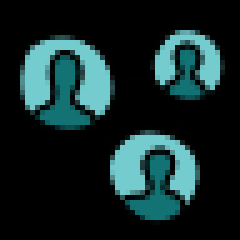
#> input picture icopng/icons8-ネットワーク-48.png, 48 x 48 px (shown 5 times larger); its folder holds only this picture in this run
$ jupyter execute --allow-errors multiprocess_map_cpubound_test.ipynb
#> lines starting #> are read from the running program, lines starting #| are printed output that depends on the picture
### multiprocess_test.py

import logging

logging.basicConfig(filename = f'multiprocess_test_py.log', encoding='utf-8', level=logging.DEBUG)
import numpy as np
import cv2
from multiprocessing import Pool, cpu_count
import sys
from PIL import Image

logging.info('process start')

save_base_path = 'gaussian_filtered_nparrays/'
# 結果保存用のリストを初期化
results = [[0, 0] for _ in range(11)]

# 引数をリストで受け取るラッパー
def wrap_save_npy(args):
    return _save_npy(*args)

#　実際のprocess処理
def _save_npy(path, type_name, num):
    global results
    logging.info(f'path = {path}')
    print(f'path = {path}')
    #pngデータをopencvでロード
    im = cv2.imread(path)
    # わざとCPUバウンドの処理を入れる
    im_calc = Image.open(path).convert('L')
    im_calc = np.array(im)
    im_calc = im_calc.astype(np.float64)
    i = 6
    im_b = im_calc
    for _ in range(i):
        im_a = im_calc+np.var(im_calc)
        im_b = im_calc-np.var(im_b)
        im_calc = np.cov(im_b, im_a)
    x = np.argsort(im_calc.flatten())
    # 処理結果をglobalの結果ファイルに代入する
    results[num][0] = num
    results[num][1] = len(x)
    #pngのファイル名 + フォルダ名を.npyファイルのファイル名にする
    file_name = path.split('\\')[-1].split('.png')[0]
    save_path = save_base_path + file_name + '_' + type_name
    #全てのnpyファイルを同じフォルダに格納
    np.save(save_path, im)
    return save_path, results, num
# if __name__ == '__main__':
#     wrap_save_npy(sys.argv)

### process_cpubound_one_by_one.py
import numpy as np

# import os
# os.environ["OMP_NUM_THREADS"] = "1"
# os.environ["OPENBLAS_NUM_THREADS"] = "1"
# os.environ["MKL_NUM_THREADS"] = "1"
# os.environ["VECLIB_MAXIMUM_THREADS"] = "1"
# os.environ["NUMEXPR_NUM_THREADS"] = "1"


def wrap_calc(args):
    # print(args)
    return calc(*args)

def calc(A, n):

    a = np.random.random((n, n))

    b = np.random.random((n, n))
    c = np.dot(a, b).reshape([n*n])

    g = [gauss(i, a=A, mu=n*n/2, sigma=n*n/8) for i in range(n*n)]

    # ガウシアンとのコンボリューション
    conv =  np.convolve(c, g, mode='same')

    # x軸の定義
    x =  np.array([i for i in range(n*n)])

    #4次関数でのフィッティング
    f1, f2, f3, f4, f5 = np.polyfit(x, conv, 4)
    return f1, f2, f3, f4, f5
    # fit = [func(i, f1, f2, f3, f4, f5) for i in x]

def gauss(x, a=1, mu=0, sigma=1):
    return a * np.exp(-(x - mu)**2 / (2*sigma**2))

# def func(x, f1, f2, f3, f4, f5):
#     return f1*x**4+f2*x**3+f3*x**2+f4*x+f5

print(wrap_calc((2,300)))

### multiprocess_map_cpubound_test.ipynb
# multiprocessing test
## multiprocessing.Poolを使用する例
- with Pool(os.cpu_count()) as p:

[cell 1]
import os
import numpy as np
import cv2
from multiprocessing import Pool, cpu_count
from tqdm import tqdm
from glob import glob
from multiprocess_test import wrap_save_npy

p = Pool(processes=cpu_count()-1)
# NumPy Arrayをsaveするフォルダ
save_base_path = 'gaussian_filtered_nparrays/'
# フォルダ作成
if not os.path.exists(save_base_path):
    os.makedirs(save_base_path)

path_list = glob('icopng/*.png')
print(path_list)
for path in path_list:
    print(path)
job_args = [(path, path.split('.')[1], i) for i,path in enumerate(path_list)]

#> (the rest of this cell did not finish here and is left out)

#> in _save_npy, `im_calc = Image.open(path).convert('L')`:
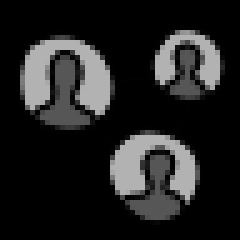
#> im_calc: PIL image 48x48 L (shown 5 times larger); min 0, max 178, mean 34.4
    print(result)

- imap_unorderedだけでもデッドロック
- 別ファイル化が必要

[cell 2]
import os
import numpy as np
import cv2
from multiprocessing import Pool, cpu_count
from tqdm import tqdm
from glob import glob


p = Pool(processes=cpu_count()-1)
# NumPy Arrayをsaveするフォルダ
save_base_path = 'gaussian_filtered_nparrays/'
# フォルダ作成
if not os.path.exists(save_base_path):
    os.makedirs(save_base_path)


def wrap_save_npy(args):
    return save_npy(*args)


def save_npy(path, type_name):

    #pngデータをopencvでロード
    im = cv2.imread(path)
    #pngのファイル名 + フォルダ名を.npyファイルのファイル名にする
    file_name = path.split('\\')[-1].split('.png')[0]
    save_path = save_base_path + file_name + '_' + type_name
    #全てのnpyファイルを同じフォルダに格納
    np.save(save_path, im)
    return save_path

path_list = glob('icopng/*.png')
print(path_list)
for path in path_list:
    print(path)
job_args = [(path, path.split('.')[1]) for path in path_list]
# wrap_save_npy([path_list[0],'test'])
#list(tqdm(p.imap(wrap_save_npy, job_args), total=len(path_list)))
# p.imap(wrap_save_npy, job_args)

for result in p.imap_unordered(wrap_save_npy, job_args):
    print(result)

- joinではデッドロックになる
= 別ファイルでの実行が必要

[cell 3]
import os
import numpy as np
import cv2
from multiprocessing import Pool, cpu_count
from tqdm import tqdm
from glob import glob

p = Pool(processes=cpu_count()-1)
# NumPy Arrayをsaveするフォルダ
save_base_path = 'gaussian_filtered_nparrays/'
# フォルダ作成
if not os.path.exists(save_base_path):
    os.makedirs(save_base_path)


def wrap_save_npy(args):
    return save_npy(*args)


def save_npy(path, type_name):

    #pngデータをopencvでロード
    im = cv2.imread(path)
    #pngのファイル名 + フォルダ名を.npyファイルのファイル名にする
    file_name = path.split('\\')[-1].split('.png')[0]
    save_path = save_base_path + file_name + '_' + type_name
    #全てのnpyファイルを同じフォルダに格納
    np.save(save_path, im)

path_list = glob('icopng/*.png')
print(path_list)
for path in path_list:
    print(path)
job_args = [(path, path.split('.')[1]) for path in path_list]
# wrap_save_npy([path_list[0],'test'])
#list(tqdm(p.imap(wrap_save_npy, job_args), total=len(path_list)))
p.imap(wrap_save_npy, job_args)

p.close()
p.join()

# multiprocessing無し CPUバウンド

[cell 4]
import time

from  process_cpubound_one_by_one import wrap_calc, calc
